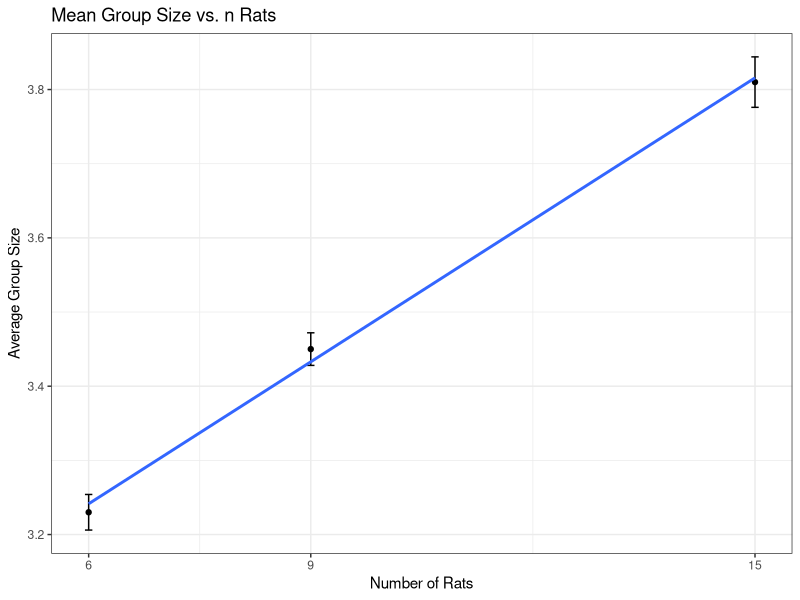
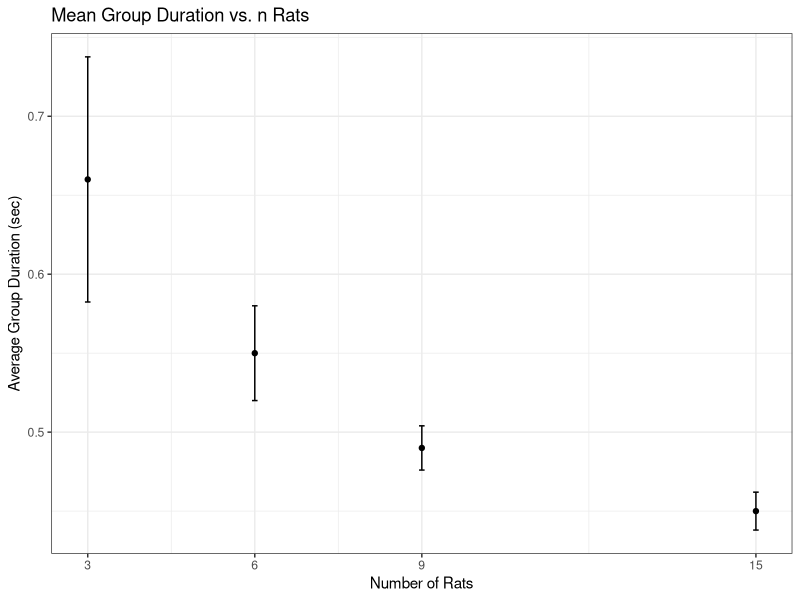
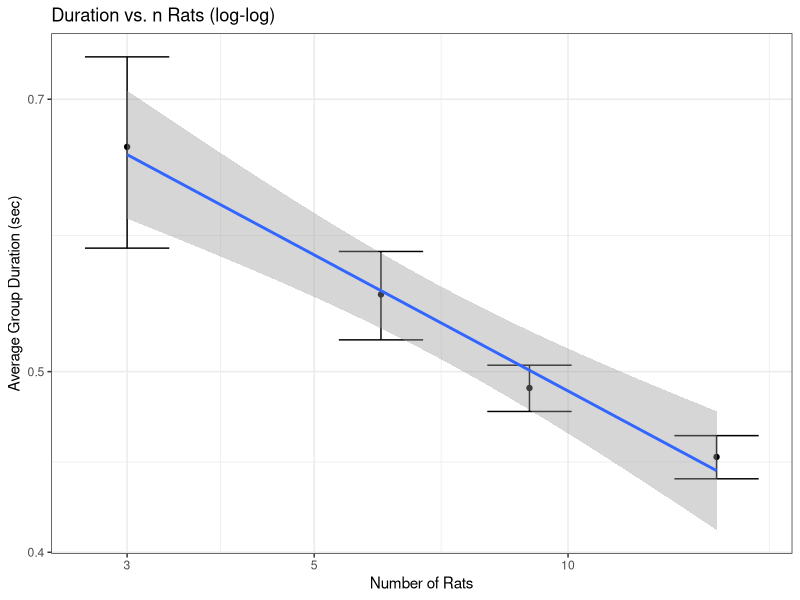

These figures' R source, in order:
# hard coded number are from the output of Comp_Summary_Stats.R
# numbers to be found in the "DistributionStats.xlsx" file on Box

library(tidyverse)

# make the tibble of group size data
sz_df <- tibble(
  nRats = c(6, 9, 15),
  means = c(3.23, 3.45, 3.81),
  ses = c(0.012, 0.011, 0.017)
)

# plot the group size data
sz_p <- ggplot(sz_df, aes(x = nRats, y = means)) +
  geom_point() +
  geom_errorbar(aes(ymin = means - 2*ses, ymax = means + 2*ses), width = 0.1) +
  scale_x_continuous(breaks = c(6, 9, 15)) +
  geom_smooth(method = "lm", se = FALSE) +
  xlab("Number of Rats") +
  ylab("Average Group Size") +
  ggtitle("Mean Group Size vs. n Rats") +
  theme_bw()
show(sz_p)

# make the tibble of group duration data
dur_df <- tibble(
  nRats = c(3, 6, 9, 15),
  means = c(0.66, 0.55, 0.49, 0.45),
  ses = c(0.0388, 0.015, 0.007, 0.006)
)

# plot the group duration data
dur_p <- ggplot(dur_df, aes(x = nRats, y = means)) +
  geom_point() +
  geom_errorbar(aes(ymin = means - 2*ses, ymax = means + 2*ses), width = 0.1) +
  scale_x_continuous(breaks = c(3, 6, 9, 15)) +
  xlab("Number of Rats") +
  ylab("Average Group Duration (sec)") +
  ggtitle("Mean Group Duration vs. n Rats") +
  theme_bw()
show(dur_p)

# plot the group duration data on a log-log scale
dur_p_log <- ggplot(dur_df, aes(x = nRats, y = means)) +
  geom_point() +
  geom_errorbar(aes(ymin = means - 2*ses, ymax = means + 2*ses), width = 0.1) +
  scale_x_log10() +
  scale_y_log10() +
  geom_smooth(method = "lm", se = TRUE) +
  xlab("Number of Rats") +
  ylab("Average Group Duration (sec)") +
  ggtitle("Duration vs. n Rats (log-log)") +
  theme_bw()
show(dur_p_log)